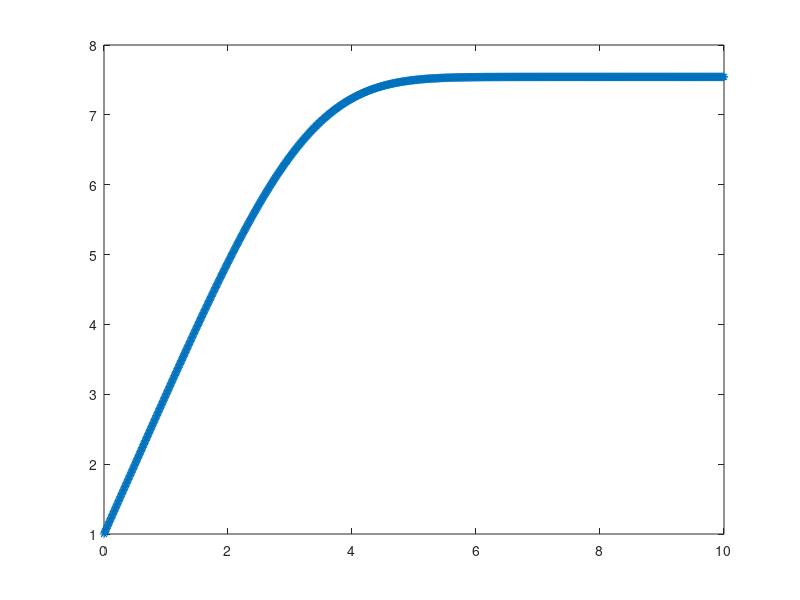
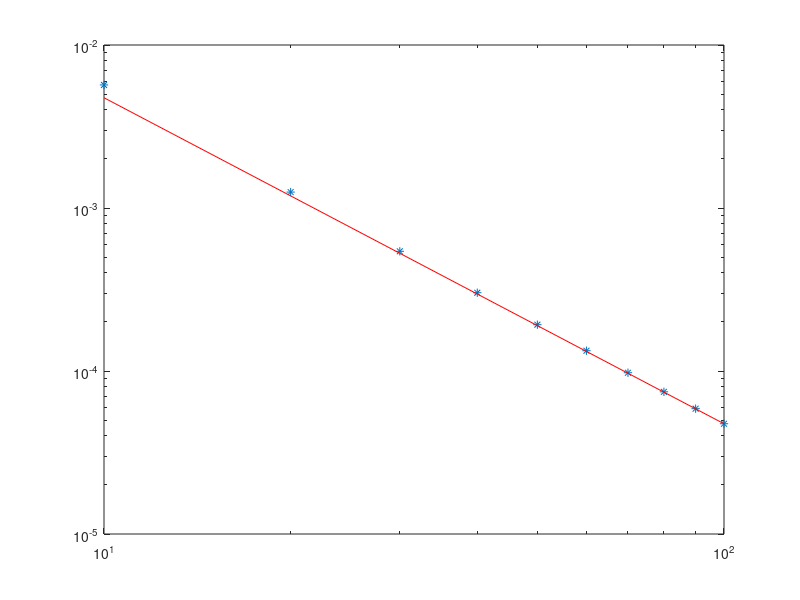

Source code (MATLAB) for these figures, in order:
clear all
close all

f=@(t,y) [y(2);y(3);-100*y(3)-t*y(2)-t^2*y(1)*y(2)];
df=@(t,y)[0,1,0;0,0,1;-y(2)*t^2,-t-y(1)*t^2,-100];

tstar=10;
tsrif=1000;
ts=tsrif;
k=tstar/ts;
t=linspace(0,tstar,ts+1);
y0=[1,2,0]';
y=NaN(length(y0),ts+1);
y(:,1)=y0;
tol=k^2/100;
%Scelta: trapezi. Infatti è A-Stabile!
F=@(tn,y,yn) y-yn-k*0.5*(f(tn,yn) + f(tn+k,y));
J=@(tn,y) eye(3) - k*0.5*df(tn+k,y);

for n=1:ts
    yn=y(:,n);
    yn1=yn; %guess iniziale
    
    res=-J(t(n),yn1)\F(t(n),yn1,yn); 
    while (norm(res,inf)>tol)
        yn1=yn1+res;
        res=-J(t(n),yn1)\F(t(n),yn1,yn); 
    end
    yn1=yn1+res; %iterazione extra, ho già trovato un residuo in più.
    
    y(:,n+1)=yn1;
    
end

plot(t,y(1,:),'*')
yRef=y;
tsrange=10:10:100;
count=0;

for ts=tsrange
    count=count+1;
    k=tstar/ts;
    t=linspace(0,tstar,ts+1);
    y=NaN(3,ts+1);
    y(:,1)=y0;
    
    
    F=@(tn,y,yn) y-yn-k*0.5*(f(tn,yn) + f(tn+k,y));
J=@(tn,y) eye(3) - k*0.5*df(tn+k,y);

for n=1:ts
    yn=y(:,n);
    yn1=yn; %guess iniziale
    
    res=-J(t(n),yn1)\F(t(n),yn1,yn); 
    while (norm(res,inf)>tol)
        yn1=yn1+res;
        res=-J(t(n),yn1)\F(t(n),yn1,yn); 
    end
    yn1=yn1+res; %iterazione extra, ho già trovato un residuo in più.
    
    y(:,n+1)=yn1;
    
end

err(count)=norm(y(:,ts+1)-yRef(:,tsrif+1),inf);

end

figure
loglog(tsrange,err,'*',tsrange,err(end)*(tsrange/tsrange(end)).^(-2),'r')

%% Verifico se si tratta di un problema stiff

cStiff=0; %count stiff
t=linspace(0,tstar,tsrif+1);

for j=1:tsrif
    v=eig(df(t(j),yRef(:,j)));
    if real( (v(1))<0 && real(v(2)<0) ) && (abs(v(1)-v(2)) > 10)
        cStiff=cStiff+1;
    end
end

cStiff
